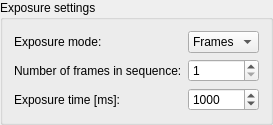
<?xml version="1.0" encoding="UTF-8"?>
<ui version="4.0">
 <class>Form</class>
 
  <widget class="QGroupBox" name="groupBox_2">
   <property name="geometry">
    <rect>
     <x>60</x>
     <y>80</y>
     <width>243</width>
     <height>103</height>
    </rect>
   </property>
   <property name="sizePolicy">
    <sizepolicy hsizetype="Fixed" vsizetype="Fixed">
     <horstretch>0</horstretch>
     <verstretch>0</verstretch>
    </sizepolicy>
   </property>
   <property name="title">
    <string>Exposure settings</string>
   </property>
   <layout class="QFormLayout" name="formLayout_2">
    <item row="0" column="0">
     <widget class="QLabel" name="label">
      <property name="text">
       <string>Exposure mode:</string>
      </property>
     </widget>
    </item>
    <item row="0" column="1">
     <widget class="QComboBox" name="cb_xrd1611_exp_mode">
      <item>
       <property name="text">
        <string>Frames</string>
       </property>
      </item>
      <item>
       <property name="text">
        <string>Integral</string>
       </property>
      </item>
     </widget>
    </item>
    <item row="1" column="0">
     <widget class="QLabel" name="label_3">
      <property name="text">
       <string>Number of frames in sequence:</string>
      </property>
     </widget>
    </item>
    <item row="1" column="1">
     <widget class="QSpinBox" name="sb_xrd1611_nr_frames">
      <property name="minimum">
       <number>1</number>
      </property>
      <property name="maximum">
       <number>50000</number>
      </property>
      <property name="value">
       <number>1</number>
      </property>
     </widget>
    </item>
    <item row="2" column="0">
     <widget class="QLabel" name="label_5">
      <property name="text">
       <string>Exposure time [ms]:</string>
      </property>
     </widget>
    </item>
    <item row="2" column="1">
     <widget class="QSpinBox" name="sb_xrd1611_exp_time">
      <property name="maximum">
       <number>100000</number>
      </property>
      <property name="value">
       <number>1000</number>
      </property>
     </widget>
    </item>
   </layout>
  </widget>
 <resources/>
 <connections/>
</ui>
